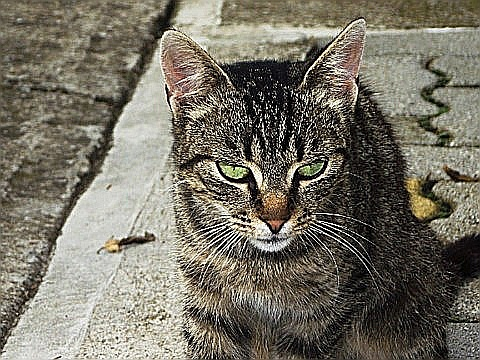
#> input picture Review/images/cat.jpg, 480 x 360 px
$ python untitled1.py
#> lines starting #> are read from the running program, lines starting #| are printed output that depends on the picture
"""
Warping using a homography matrix T
Uses loops for clarity, but it's slooow
Programmed by Olac Fuentes
Last modified October 10, 2018
"""


import numpy as np
import cv2
import time

start = time.time()
source_im = cv2.imread('images/cat.jpg',1)
#> source_im is the input picture: shape (360, 480, 3); mean B, G, R 102, 114.3, 118.7
cv2.imshow('Source image',source_im)
cv2.waitKey(1)
dest_im = np.zeros(source_im.shape, dtype=np.uint8)

theta = np.radians(80)
dr = -30
dc = -45
c, s = np.cos(theta), np.sin(theta)
T0 = np.array(((c,-s, 0), (s, c, 0), (0, 0, 1))) # Rotate
T1 = np.array(((1,0, dr), (0, 1, dc), (0, 0, 1)))# Translate
T2 = np.array(((2, 0, 0), (0, 1, 0), (0, 0, 1))) # Scale
T3 = np.array(((2,0, dr), (0, 2, dc), (0, 0, 1)))# Scale and Translate
T4 = np.matmul(np.array(((c,-s, 0), (s, c, 0), (0, 0, 1))), T1) # Sequence of operations
T5 = np.matmul(np.array(((1,.5, 0), (0, 1, 0), (0, 0, 1))), T1) # Sequence of operations, shearing
T6 = np.matmul(np.array(((1,-.1, 0), (.5, 1, 0), (0, 0, 1))), T1) # Sequence of operations, shearing

T = np.matmul(T1,T0)
#T = np.matmul(T0,T1)
T = T4

max_row = source_im.shape[0]-1
#> max_row = 359
max_col = source_im.shape[1]-1
#> max_col = 479

def f(r,c):
    d = np.dot(T,[r,c,1])
    rs = int(d[0]+.5) #Add 1/2, then truncate, which is equivalent to rounding
    cs = int(d[1]+.5)
    return rs, cs

for r in range(dest_im.shape[0]):
    for c in range(dest_im.shape[1]):
        rs, cs = f(r,c)
        if(rs<0 or cs<0 or rs>max_row or cs>max_col): # Out of bounds pixels are black
            dest_im[r,c,:] = [0,0,0]
        else:
            dest_im[r,c,:] = source_im[rs,cs,:]
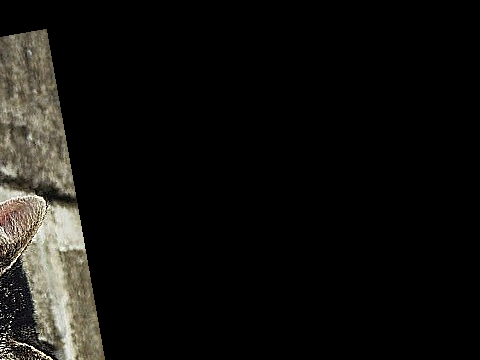
#> dest_im: shape (360, 480, 3); mean B, G, R 14.6, 17, 17.9

cv2.imshow('Destination image loop',dest_im)
cv2.waitKey(1)

elapsed_time = time.time()-start
print('Elapsed time: {0:.2f} '.format(elapsed_time))
print("Source origin:",f(0,0))
#cv2.destroyAllWindows()
